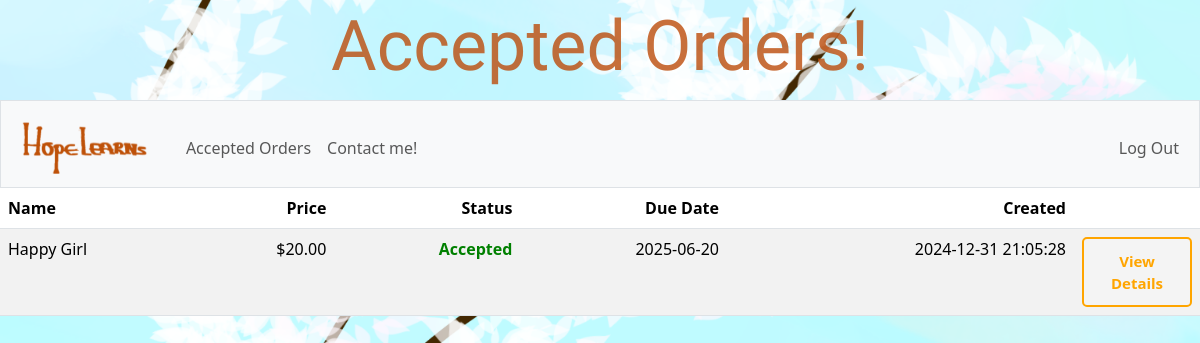
/accepted-orders (signed in), run on the app's committed database.
### tables this page shows
CREATE TABLE orders (
    order_id INTEGER PRIMARY KEY AUTOINCREMENT NOT NULL,
    user_id INTEGER NOT NULL,
    order_name VARCHAR(255) NOT NULL,
    character_part VARCHAR(50) NOT NULL,
    preferred_style VARCHAR(50) NOT NULL,
    pose_view VARCHAR(50) NOT NULL,
    pose_description TEXT NOT NULL,
    character_features_description TEXT,
    outfit_description TEXT,
    has_background BOOLEAN NOT NULL,
    background_description TEXT,
    price NUMERIC DEFAULT NULL,
    status VARCHAR(10) CHECK (status IN ('pending', 'reviewed', 'accepted', 'completed')) DEFAULT 'pending',
    order_due_date DATE NOT NULL,
    created_at DATETIME DEFAULT CURRENT_TIMESTAMP,
    FOREIGN KEY (user_id) REFERENCES users(id) ON DELETE CASCADE
);

### app.py (the view)
@app.route("/accepted-orders")
@login_required
def view_accepted_orders():
    user_id = session["user_id"]
    is_admin = user_or_admin(user_id)
    if not is_admin:
        return apology("unauthorized action")
    past_orders = db.execute("""
                                SELECT
                                order_id,
                                order_name,
                                price,
                                status,
                                order_due_date,
                                created_at
                                FROM orders
                                WHERE status = 'accepted'
                                ORDER BY order_due_date ASC
                                """)
    for order in past_orders:
        if not order["price"]:
            order["price"] = '-'
    return render_template("index.html", action_required=False, is_admin=True, past_orders=past_orders, page_title="Accepted Orders!")

### app.py (called while the page is built)
@app.after_request
def after_request(response):
    response.headers["Cache-Control"] = "no-cache, no-store, must-revalidate"
    response.headers["Expires"] = 0
    response.headers["Pragma"] = "no-cache"
    return response

### helpers.py (called while the page is built)
def login_required(f):
    @wraps(f)
    def decorated_function(*args, **kwargs):
        if session.get("user_id") is None:
            return redirect("/login")
        return f(*args, **kwargs)
    return decorated_function

def usd(value):
    return f"${value:,.2f}"

def user_or_admin(user_id):
    is_admin = db.execute("SELECT is_admin FROM users WHERE id = ?", user_id)
    is_admin = is_admin[0]["is_admin"]
    return is_admin

### templates/index.html (shortened to what this page needs)
{% extends "layout.html" %}
{% block main %}
    <table class="table table-striped">
        <thead>
            <tr>
                <th class="align-left">Name</th>
                <th class="align-right">Price</th>
                <th class="align-right">Status</th>
                <th class="align-right">Due Date</th>
                <th class="align-right">Created</th>
                <th></th>
            </tr>
        </thead>
        <tbody>
            {% for order in past_orders %}
                <tr>
                    <td class="align-left">{{ order.order_name}}</td>
                    {% if order.price != '-' %}
                        <td class="align-right">{{ order.price | usd }}</td>
                    {% else %}
                        <td class="align-right">{{ order.price }}</td>
                    {% endif %}
                    {% if order.status == 'pending' %}
                        <td class="align-right color-grey bold">Pending</td>
                    {% elif order.status == 'reviewed' %}
                        <td class="align-right bold">Reviewed</td>
                    {% elif order.status == 'accepted' %}
                        <td class="align-right color-green bold">Accepted</td>
                    {% else %}
                        <td class="align-right color-green bold">Completed</td>
                    {% endif %}
                    <td class="align-right">{{ order.order_due_date }}</td>
                    <td class="align-right">{{ order.created_at }}</td>
                    <td class="align-right small-width">
                        <form action="/view-details" method="get">
                            <button type="submit" class="yellow-btn">View Details</button>
                        </form>
                    </td>
                </tr>
            {% endfor %}
        </tbody>
    </table>
{% endblock %}

### static/styles.css (style rules this page uses)
html, body { height: 100%; margin: 0; padding: 0 }
form { display: flex; flex-direction: column; gap: 15px }
body { background-image: url('/static/blue with trees.png'); background-repeat: repeat; background-size: cover; background-position: top center; width: 100%; min-height: 100vh }
.red-btn, .yellow-btn, .green-btn { background-color: #f4f4f4; border-radius: 5px; padding: 10px 20px; font-size: 15px; cursor: pointer; transition: all .3s ease; width: 110px; height: 70px; font-weight: 700; text-align: center }
.yellow-btn { color: orange; border: 2px solid orange }
.align-left { text-align: left }
.align-right { text-align: right }
.small-width { width: 100px }
.color-green { color: green !important }
.bold { font-weight: 700 }

### data on the page
orders: order_name "Happy Girl", price "$20.00", status "Accepted", order_due_date "2025-06-20", created_at "2024-12-31 21:05:28"

### other printed values
{{ page_title or "Hope Learns!" }} "Accepted Orders!"
